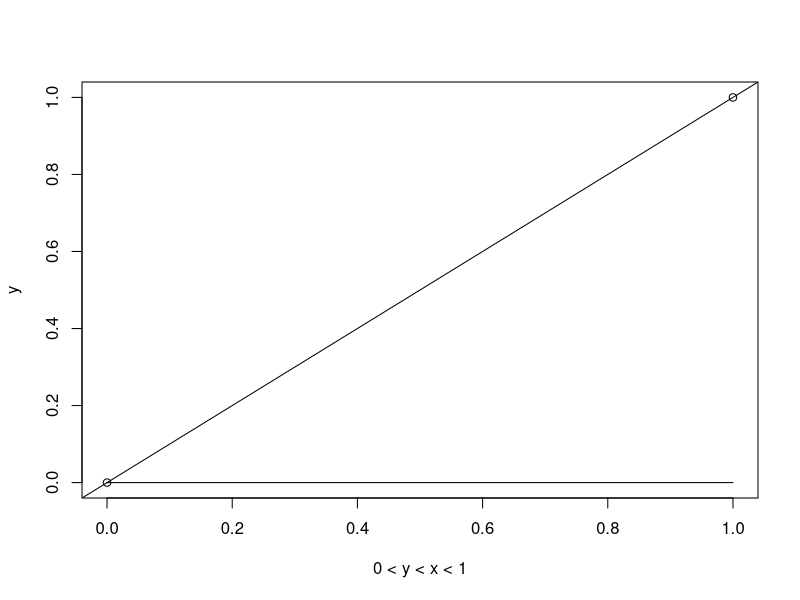
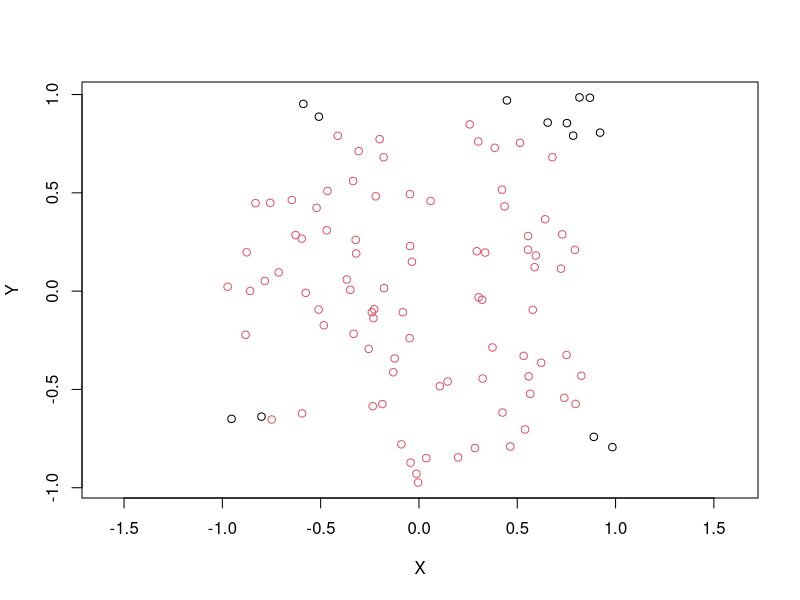
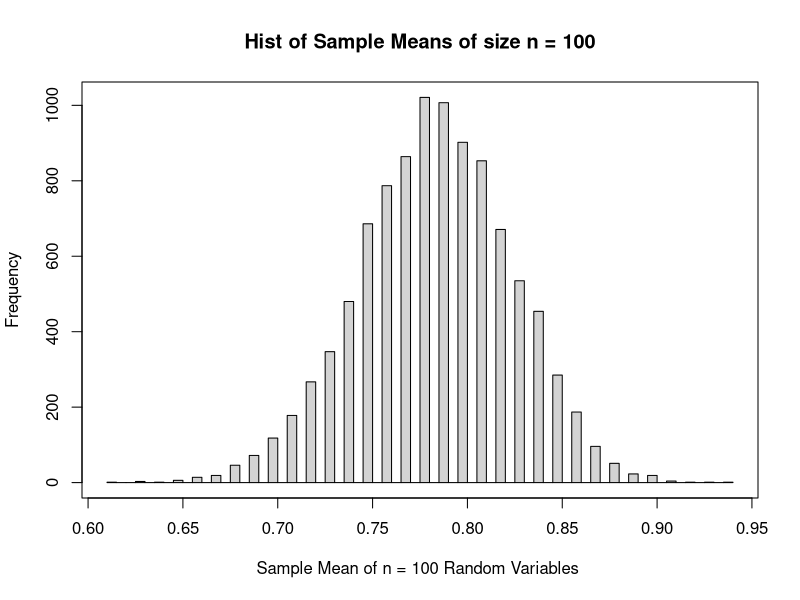

Source code (R) for these figures, in order:
## ---- chunk 1
knitr::opts_chunk$set(echo = TRUE)
## ---- chunk 2
x <- c(0:1)
y <- c(0:1)
plot(x,y, xlab = "0 < y < x < 1")
abline(0,1)

# Create data for the area to shade
cord.x <- 0:1
cord.y <- y < x

polygon(cord.x,cord.y,col='skyblue')
## ---- chunk 3
set.seed(0)
n = 100
X <- runif(n, min=-1, max=1)
Y <- runif(n, min=-1, max=1)

D <- (X**2+Y**2) < 1
plot(X,Y, col=D+1, asp=1)


## ---- chunk 4
(mean(D))
## ---- chunk 5
execute_study = function(n){
Xi <- runif(n, min=-1, max=1)
Yi <- runif(n, min=-1, max=1)
Di <- (Xi**2+Yi**2) < 1
mean(Di)
}
l <- c()
for (i in 1:10000) {
l[i] <- execute_study(n)
}
## ---- chunk 6
hist(l, xlab= paste("Sample Mean of n =", n, "Random Variables "), ylab="Frequency",
     main= paste("Hist of Sample Means of size n =", n), breaks="FD")
box()
## ---- chunk 7
paste("Standard Deviation of 10,000 trials of size n =", n, "is", sd(l))
## ---- chunk 8
(Z <- sum(l>0.75)/10000)
